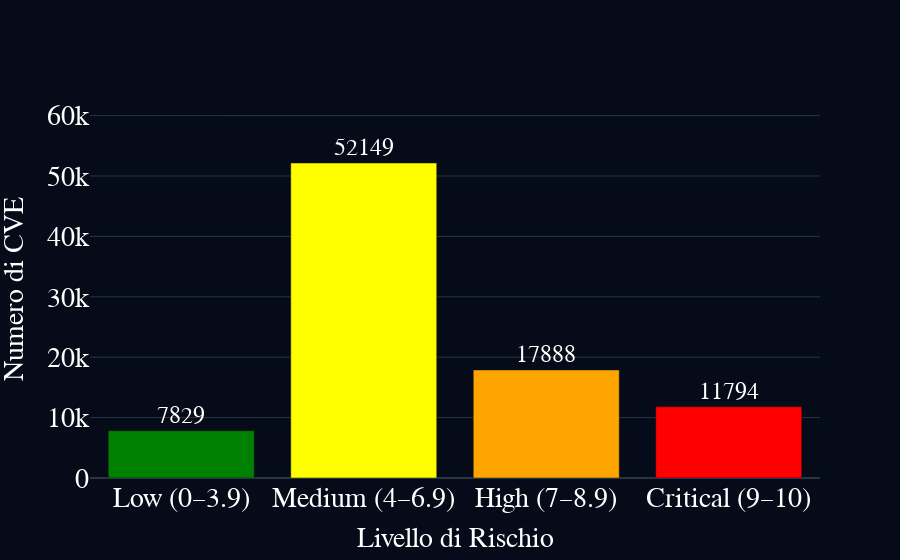

Notebook code cell kept with this figure:
### Markdown cell above
### Distribuzione Statica delle CVE per Livello di Gravità (CVSS)

Questo grafico a barre mostra la **frequenza assoluta delle vulnerabilità  (CVE)** classificate secondo le fasce di rischio CVSS:

- **Low (0–3.9)** – rischio basso
- **Medium (4–6.9)** – rischio moderato
- **High (7–8.9)** – rischio elevato
- **Critical (9–10)** – rischio massimo

Il grafico evidenzia Il carico complessivo di minacce in ciascuna classe, le barre rappresentano **il numero totale di CVE** per ciascuna fascia, offrendo una panoramica chiara della distribuzione della gravità delle vulnerabilità.

### Code cell
df = df.dropna(subset=['cvss'])
bins = [0, 3.9, 6.9, 8.9, 10]
labels = ['Low (0–3.9)', 'Medium (4–6.9)', 'High (7–8.9)', 'Critical (9–10)']
df['cvss_level'] = pd.cut(df['cvss'], bins=bins, labels=labels, include_lowest=True)
dist = df['cvss_level'].value_counts().sort_index()
fig = go.Figure(data=[
    go.Bar(
        x=dist.index,
        y=dist.values,
        text=dist.values,
        textposition='outside',
        textfont=dict(size=24, color='white'),
        marker_color=['green', 'yellow', 'orange', 'red'],
        cliponaxis=False
    )
])
fig.layout = go.Layout(
    xaxis=dict(
        title="Livello di Rischio",
        title_font=dict(size=28, family='Segoe UI', color='white'),
        tickfont=dict(size=28, family='Segoe UI', color='white')
    ),
    yaxis=dict(
        title="Numero di CVE",
        title_font=dict(size=28, family='Segoe UI', color='white'),
        tickfont=dict(size=28, family='Segoe UI', color='white'),
        range=[0, dist.max() * 1.2]
    ),
    template='plotly_dark',
    plot_bgcolor='#050b18',
    paper_bgcolor='#050b18',
    font=dict(family='Segoe UI', size=28, color='white')
)
fig.show()

### Figure 1 — Plotly figure (JSON) as saved in the notebook; plotly's stock layout.template omitted (floating-point values rounded to 4 significant figures)
{"data": [{"cliponaxis": false, "marker": {"color": ["green", "yellow", "orange", "red"]}, "text": [7829.0, 52150.0, 17890.0, 11790.0], "textfont": {"color": "white", "size": 24}, "textposition": "outside", "type": "bar", "x": ["Low (0–3.9)", "Medium (4–6.9)", "High (7–8.9)", "Critical (9–10)"], "y": [7829, 52149, 17888, 11794]}], "layout": {"font": {"color": "white", "family": "Segoe UI", "size": 28}, "paper_bgcolor": "#050b18", "plot_bgcolor": "#050b18", "xaxis": {"tickfont": {"color": "white", "family": "Segoe UI", "size": 28}, "title": {"font": {"color": "white", "family": "Segoe UI", "size": 28}, "text": "Livello di Rischio"}}, "yaxis": {"range": [0, 62580.0], "tickfont": {"color": "white", "family": "Segoe UI", "size": 28}, "title": {"font": {"color": "white", "family": "Segoe UI", "size": 28}, "text": "Numero di CVE"}}}}
